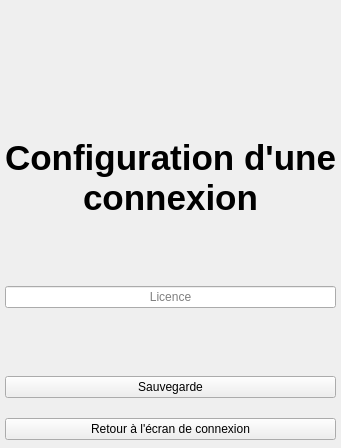
             <widget class="QWidget" name="_p_signup">
              <layout class="QGridLayout" name="_g_signup">
               <property name="leftMargin">
                <number>5</number>
               </property>
               <property name="topMargin">
                <number>5</number>
               </property>
               <property name="rightMargin">
                <number>5</number>
               </property>
               <property name="bottomMargin">
                <number>8</number>
               </property>
               <property name="verticalSpacing">
                <number>20</number>
               </property>
               <item row="0" column="0" colspan="2">
                <layout class="QGridLayout" name="_g_icon_signup">
                 <item row="0" column="1" alignment="Qt::AlignmentFlag::Qt::AlignmentFlag::AlignTop">
                  <widget class="QLabel" name="_l_icon_config_db">
                   <property name="minimumSize">
                    <size>
                     <width>133</width>
                     <height>133</height>
                    </size>
                   </property>
                   <property name="maximumSize">
                    <size>
                     <width>133</width>
                     <height>133</height>
                    </size>
                   </property>
                   <property name="text">
                    <string/>
                   </property>
                   <property name="pixmap">
                    <pixmap resource="resources.qrc">:/icon/icons/configBD.png</pixmap>
                   </property>
                   <property name="scaledContents">
                    <bool>true</bool>
                   </property>
                   <property name="alignment">
                    <set>Qt::AlignmentFlag::AlignCenter</set>
                   </property>
                  </widget>
                 </item>
                 <item row="0" column="0">
                  <spacer name="_hs_icon_signip_one">
                   <property name="orientation">
                    <enum>Qt::Orientation::Horizontal</enum>
                   </property>
                   <property name="sizeHint" stdset="0">
                    <size>
                     <width>40</width>
                     <height>20</height>
                    </size>
                   </property>
                  </spacer>
                 </item>
                 <item row="0" column="2">
                  <spacer name="_hs_icon_signup_two">
                   <property name="orientation">
                    <enum>Qt::Orientation::Horizontal</enum>
                   </property>
                   <property name="sizeHint" stdset="0">
                    <size>
                     <width>40</width>
                     <height>20</height>
                    </size>
                   </property>
                  </spacer>
                 </item>
                 <item row="1" column="0" colspan="3">
                  <widget class="QLabel" name="_l_config_db">
                   <property name="font">
                    <font>
                     <pointsize>26</pointsize>
                     <bold>true</bold>
                    </font>
                   </property>
                   <property name="text">
                    <string>Configuration d'une connexion</string>
                   </property>
                   <property name="alignment">
                    <set>Qt::AlignmentFlag::AlignCenter</set>
                   </property>
                   <property name="wordWrap">
                    <bool>true</bool>
                   </property>
                  </widget>
                 </item>
                </layout>
               </item>
               <item row="7" column="0" colspan="2">
                <widget class="QPushButton" name="_b_back_connexion">
                 <property name="text">
                  <string>Retour à l'écran de connexion</string>
                 </property>
                 <property name="icon">
                  <iconset resource="resources.qrc">
                   <normaloff>:/icon/icons/back.png</normaloff>:/icon/icons/back.png</iconset>
                 </property>
                 <property name="iconSize">
                  <size>
                   <width>20</width>
                   <height>20</height>
                  </size>
                 </property>
                </widget>
               </item>
               <item row="2" column="0">
                <spacer name="_vs_signup_one">
                 <property name="orientation">
                  <enum>Qt::Orientation::Vertical</enum>
                 </property>
                 <property name="sizeHint" stdset="0">
                  <size>
                   <width>20</width>
                   <height>48</height>
                  </size>
                 </property>
                </spacer>
               </item>
               <item row="4" column="0">
                <spacer name="_vs_signup_two">
                 <property name="orientation">
                  <enum>Qt::Orientation::Vertical</enum>
                 </property>
                 <property name="sizeHint" stdset="0">
                  <size>
                   <width>20</width>
                   <height>48</height>
                  </size>
                 </property>
                </spacer>
               </item>
               <item row="6" column="0" colspan="2">
                <widget class="QPushButton" name="_b_save_config_db">
                 <property name="text">
                  <string>Sauvegarde</string>
                 </property>
                 <property name="icon">
                  <iconset resource="resources.qrc">
                   <normaloff>:/icon/icons/disquette.png</normaloff>:/icon/icons/disquette.png</iconset>
                 </property>
                 <property name="iconSize">
                  <size>
                   <width>20</width>
                   <height>20</height>
                  </size>
                 </property>
                </widget>
               </item>
               <item row="3" column="0" colspan="2">
                <widget class="QLineEdit" name="_le_licence">
                 <property name="alignment">
                  <set>Qt::AlignmentFlag::AlignCenter</set>
                 </property>
                 <property name="placeholderText">
                  <string>Licence</string>
                 </property>
                 <property name="clearButtonEnabled">
                  <bool>true</bool>
                 </property>
                </widget>
               </item>
              </layout>
             </widget>
